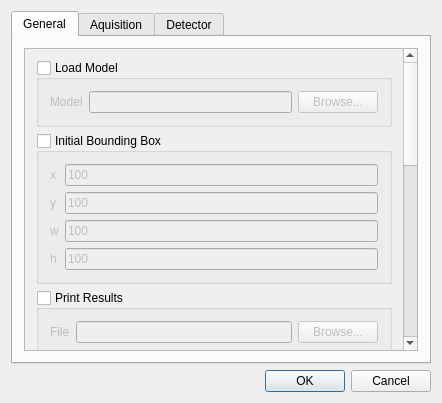
<?xml version="1.0" encoding="UTF-8"?>
<ui version="4.0">
 <class>ConfigDialog</class>
 <widget class="QDialog" name="QOpenTLD">
  <property name="geometry">
   <rect>
    <x>0</x>
    <y>0</y>
    <width>442</width>
    <height>403</height>
   </rect>
  </property>
  <property name="windowTitle">
   <string>QOpenTLD</string>
  </property>
  <property name="windowIcon">
   <iconset resource="../../../res/rcs.qrc">
    <normaloff>:/res/img/opentld.png</normaloff>:/res/img/opentld.png</iconset>
  </property>
  <property name="sizeGripEnabled">
   <bool>false</bool>
  </property>
  <layout class="QVBoxLayout" name="verticalLayout">
   <item>
    <widget class="QTabWidget" name="tabWidget">
     <property name="currentIndex">
      <number>0</number>
     </property>
     <widget class="QWidget" name="tab_general">
      <attribute name="title">
       <string>General</string>
      </attribute>
      <layout class="QHBoxLayout" name="horizontalLayout_3">
       <item>
        <widget class="QScrollArea" name="scrollArea_general">
         <property name="widgetResizable">
          <bool>true</bool>
         </property>
         <widget class="QWidget" name="scrollAreaWidgetContents_general">
          <property name="geometry">
           <rect>
            <x>0</x>
            <y>0</y>
            <width>384</width>
            <height>810</height>
           </rect>
          </property>
          <layout class="QGridLayout" name="gridLayout_3">
           <item row="0" column="0" colspan="2">
            <widget class="QGroupBox" name="groupBox_loadModel">
             <property name="title">
              <string>Load Model</string>
             </property>
             <property name="checkable">
              <bool>true</bool>
             </property>
             <property name="checked">
              <bool>false</bool>
             </property>
             <layout class="QHBoxLayout" name="horizontalLayout_2">
              <item>
               <widget class="QLabel" name="label_modelPath">
                <property name="text">
                 <string>Model</string>
                </property>
               </widget>
              </item>
              <item>
               <widget class="QLineEdit" name="lineEdit_modelPath"/>
              </item>
              <item>
               <widget class="QPushButton" name="pushButton_modelPath">
                <property name="text">
                 <string>Browse...</string>
                </property>
               </widget>
              </item>
             </layout>
            </widget>
           </item>
           <item row="1" column="0" colspan="2">
            <widget class="QGroupBox" name="groupBox_initialBoundingBox">
             <property name="title">
              <string>Initial Bounding Box</string>
             </property>
             <property name="checkable">
              <bool>true</bool>
             </property>
             <property name="checked">
              <bool>false</bool>
             </property>
             <layout class="QGridLayout" name="gridLayout_4">
              <item row="0" column="0">
               <widget class="QLabel" name="label_initialBoundingBoxX">
                <property name="text">
                 <string>x</string>
                </property>
               </widget>
              </item>
              <item row="1" column="0">
               <widget class="QLabel" name="label_initialBoundingBoxY">
                <property name="text">
                 <string>y</string>
                </property>
               </widget>
              </item>
              <item row="2" column="0">
               <widget class="QLabel" name="label_initialBoundingBoxW">
                <property name="text">
                 <string>w</string>
                </property>
               </widget>
              </item>
              <item row="3" column="0">
               <widget class="QLabel" name="label_initialBoundingBoxH">
                <property name="text">
                 <string>h</string>
                </property>
               </widget>
              </item>
              <item row="0" column="1">
               <widget class="QLineEdit" name="lineEdit_initialBoundingBoxX">
                <property name="text">
                 <string>100</string>
                </property>
               </widget>
              </item>
              <item row="1" column="1">
               <widget class="QLineEdit" name="lineEdit_initialBoundingBoxY">
                <property name="text">
                 <string>100</string>
                </property>
               </widget>
              </item>
              <item row="2" column="1">
               <widget class="QLineEdit" name="lineEdit_initialBoundingBoxW">
                <property name="text">
                 <string>100</string>
                </property>
               </widget>
              </item>
              <item row="3" column="1">
               <widget class="QLineEdit" name="lineEdit_initialBoundingBoxH">
                <property name="text">
                 <string>100</string>
                </property>
               </widget>
              </item>
             </layout>
            </widget>
           </item>
           <item row="7" column="0">
            <widget class="QLabel" name="label_theta">
             <property name="text">
              <string>Theta</string>
             </property>
            </widget>
           </item>
           <item row="7" column="1">
            <widget class="QLineEdit" name="lineEdit_theta">
             <property name="text">
              <string>0.8</string>
             </property>
            </widget>
           </item>
           <item row="3" column="0" colspan="2">
            <widget class="QGroupBox" name="groupBox_trajectory">
             <property name="title">
              <string>Trajectory</string>
             </property>
             <property name="checkable">
              <bool>true</bool>
             </property>
             <layout class="QHBoxLayout" name="horizontalLayout_5">
              <item>
               <widget class="QLabel" name="label_trajectory">
                <property name="text">
                 <string>Trajectory Frames</string>
                </property>
               </widget>
              </item>
              <item>
               <widget class="QLineEdit" name="lineEdit_trajectory">
                <property name="text">
                 <string>20</string>
                </property>
               </widget>
              </item>
             </layout>
            </widget>
           </item>
           <item row="9" column="0" colspan="2">
            <widget class="QCheckBox" name="checkBox_learning">
             <property name="text">
              <string>Learning</string>
             </property>
             <property name="checked">
              <bool>true</bool>
             </property>
            </widget>
           </item>
           <item row="8" column="0" colspan="2">
            <widget class="QCheckBox" name="checkBox_selectManually">
             <property name="text">
              <string>Select Manually</string>
             </property>
            </widget>
           </item>
           <item row="10" column="0" colspan="2">
            <widget class="QCheckBox" name="checkBox_showOutput">
             <property name="text">
              <string>Show Output</string>
             </property>
             <property name="checked">
              <bool>true</bool>
             </property>
            </widget>
           </item>
           <item row="11" column="0" colspan="2">
            <widget class="QCheckBox" name="checkBox_showNotConfident">
             <property name="text">
              <string>Show Not Confident</string>
             </property>
             <property name="checked">
              <bool>true</bool>
             </property>
            </widget>
           </item>
           <item row="12" column="0" colspan="2">
            <widget class="QCheckBox" name="checkBox_showColorImage">
             <property name="text">
              <string>Show Color Image</string>
             </property>
            </widget>
           </item>
           <item row="13" column="0" colspan="2">
            <widget class="QCheckBox" name="checkBox_showDetections">
             <property name="text">
              <string>Show Detections</string>
             </property>
            </widget>
           </item>
           <item row="14" column="0" colspan="2">
            <widget class="QCheckBox" name="checkBox_showForeground">
             <property name="text">
              <string>Show Foreground</string>
             </property>
            </widget>
           </item>
           <item row="4" column="0" colspan="2">
            <widget class="QGroupBox" name="groupBox_saveOutput">
             <property name="title">
              <string>Save Output</string>
             </property>
             <property name="checkable">
              <bool>true</bool>
             </property>
             <property name="checked">
              <bool>false</bool>
             </property>
             <layout class="QHBoxLayout" name="horizontalLayout_6">
              <item>
               <widget class="QLabel" name="label_outputDir">
                <property name="text">
                 <string>Directory</string>
                </property>
               </widget>
              </item>
              <item>
               <widget class="QLineEdit" name="lineEdit_outputDir"/>
              </item>
              <item>
               <widget class="QPushButton" name="pushButton_outputDir">
                <property name="text">
                 <string>Browse...</string>
                </property>
               </widget>
              </item>
             </layout>
            </widget>
           </item>
           <item row="2" column="0" colspan="2">
            <widget class="QGroupBox" name="groupBox_printResults">
             <property name="title">
              <string>Print Results</string>
             </property>
             <property name="checkable">
              <bool>true</bool>
             </property>
             <property name="checked">
              <bool>false</bool>
             </property>
             <layout class="QHBoxLayout" name="horizontalLayout_7">
              <item>
               <widget class="QLabel" name="label_printResults">
                <property name="text">
                 <string>File</string>
                </property>
               </widget>
              </item>
              <item>
               <widget class="QLineEdit" name="lineEdit_printResults"/>
              </item>
              <item>
               <widget class="QPushButton" name="pushButton_printResults">
                <property name="text">
                 <string>Browse...</string>
                </property>
               </widget>
              </item>
             </layout>
            </widget>
           </item>
           <item row="6" column="0" colspan="2">
            <widget class="QGroupBox" name="groupBox_printTiming">
             <property name="title">
              <string>Print Timing</string>
             </property>
             <property name="checkable">
              <bool>true</bool>
             </property>
             <property name="checked">
              <bool>false</bool>
             </property>
             <layout class="QHBoxLayout" name="horizontalLayout_8">
              <item>
               <widget class="QLabel" name="label_printTiming">
                <property name="text">
                 <string>File</string>
                </property>
               </widget>
              </item>
              <item>
               <widget class="QLineEdit" name="lineEdit_printTiming"/>
              </item>
              <item>
               <widget class="QPushButton" name="pushButton_printTiming">
                <property name="text">
                 <string>Browse...</string>
                </property>
               </widget>
              </item>
             </layout>
            </widget>
           </item>
           <item row="15" column="0" colspan="2">
            <widget class="QCheckBox" name="checkBox_alternating">
             <property name="text">
              <string>Alternating</string>
             </property>
            </widget>
           </item>
           <item row="16" column="0" colspan="2">
            <widget class="QCheckBox" name="checkBox_exportModel">
             <property name="text">
              <string>Export Model</string>
             </property>
            </widget>
           </item>
          </layout>
         </widget>
        </widget>
       </item>
      </layout>
     </widget>
     <widget class="QWidget" name="tab_aquisition">
      <property name="enabled">
       <bool>true</bool>
      </property>
      <attribute name="title">
       <string>Aquisition</string>
      </attribute>
      <layout class="QHBoxLayout" name="horizontalLayout_4">
       <item>
        <widget class="QScrollArea" name="scrollArea_aquisition">
         <property name="widgetResizable">
          <bool>true</bool>
         </property>
         <widget class="QWidget" name="scrollAreaWidgetContents_aquisition">
          <property name="geometry">
           <rect>
            <x>0</x>
            <y>0</y>
            <width>400</width>
            <height>399</height>
           </rect>
          </property>
          <layout class="QGridLayout" name="gridLayout_9">
           <item row="1" column="2">
            <widget class="QPushButton" name="pushButton_imagePath">
             <property name="enabled">
              <bool>false</bool>
             </property>
             <property name="text">
              <string>Browse...</string>
             </property>
            </widget>
           </item>
           <item row="0" column="0">
            <widget class="QLabel" name="label_method">
             <property name="text">
              <string>Method</string>
             </property>
            </widget>
           </item>
           <item row="1" column="0">
            <widget class="QLabel" name="label_imagePath">
             <property name="enabled">
              <bool>false</bool>
             </property>
             <property name="text">
              <string>File</string>
             </property>
            </widget>
           </item>
           <item row="0" column="1" colspan="2">
            <widget class="QComboBox" name="comboBox_method">
             <item>
              <property name="text">
               <string>Camera</string>
              </property>
             </item>
             <item>
              <property name="text">
               <string>Images</string>
              </property>
             </item>
             <item>
              <property name="text">
               <string>Video</string>
              </property>
             </item>
             <item>
              <property name="text">
               <string>Stream</string>
              </property>
             </item>
            </widget>
           </item>
            <!-- EDIT -->
			<item row="4" column="0" colspan="1">
				<widget class="QGroupBox" name="groupBox_vid">				
					<property name="title">
						<string>Video ID</string>
					</property>
					<layout class="QHBoxLayout" name="horizontalLayout_20">
						<item>
							<widget class="QLabel" name="label_vid">
								<property name="text">
									<string>VID:</string>
								</property>
							</widget>
						</item>
						<item>
							<widget class="QLineEdit" name="lineEdit_vid">
								<property name="text">
									<string>0</string>
								</property>
							</widget>
						</item>
					</layout>
				</widget>
			</item>
			<!-- EDIT -->
           <item row="1" column="1">
            <widget class="QLineEdit" name="lineEdit_imagePath">
             <property name="enabled">
              <bool>false</bool>
             </property>
            </widget>
           </item>
           <item row="3" column="0" colspan="3">
            <widget class="QGroupBox" name="groupBox_lastFrame">
             <property name="title">
              <string>Last Frame</string>
             </property>
             <property name="checkable">
              <bool>true</bool>
             </property>
             <property name="checked">
              <bool>false</bool>
             </property>
             <layout class="QHBoxLayout" name="horizontalLayout_10">
              <item>
               <widget class="QLabel" name="label_lastFrame">
                <property name="text">
                 <string>Last Frame</string>
                </property>
               </widget>
              </item>
              <item>
               <widget class="QLineEdit" name="lineEdit_lastFrame">
                <property name="text">
                 <string>0</string>
                </property>
               </widget>
              </item>
             </layout>
            </widget>
           </item>
          
			
           
           <item row="2" column="0">
            <widget class="QLabel" name="label_startFrame">
             <property name="text">
              <string>Start Frame</string>
             </property>
            </widget>
           </item>
           <item row="2" column="1" colspan="2">
            <widget class="QLineEdit" name="lineEdit_startFrame">
             <property name="text">
              <string>1</string>
             </property>
            </widget>
           </item>
          </layout>
         </widget>
        </widget>
       </item>
      </layout>
     </widget>
     <widget class="QWidget" name="tab_detector">
      <attribute name="title">
       <string>Detector</string>
      </attribute>
      <layout class="QHBoxLayout" name="horizontalLayout_9">
       <item>
        <widget class="QScrollArea" name="scrollArea_detector">
         <property name="widgetResizable">
          <bool>true</bool>
         </property>
         <widget class="QWidget" name="scrollAreaWidgetContents_detector">
          <property name="geometry">
           <rect>
            <x>0</x>
            <y>0</y>
            <width>400</width>
            <height>299</height>
           </rect>
          </property>
          <layout class="QGridLayout" name="gridLayout">
           <item row="0" column="0" colspan="2">
            <widget class="QGroupBox" name="groupBox_proportionalShift">
             <property name="autoFillBackground">
              <bool>false</bool>
             </property>
             <property name="title">
              <string>Proportional Shift</string>
             </property>
             <property name="flat">
              <bool>false</bool>
             </property>
             <property name="checkable">
              <bool>true</bool>
             </property>
             <layout class="QHBoxLayout" name="horizontalLayout">
              <item>
               <widget class="QLabel" name="label_proportionalShift">
                <property name="text">
                 <string>Proportional Shift</string>
                </property>
               </widget>
              </item>
              <item>
               <widget class="QLineEdit" name="lineEdit_proportionalShift">
                <property name="inputMethodHints">
                 <set>Qt::ImhNone</set>
                </property>
                <property name="inputMask">
                 <string/>
                </property>
                <property name="text">
                 <string>0.1</string>
                </property>
               </widget>
              </item>
             </layout>
            </widget>
           </item>
           <item row="1" column="0">
            <widget class="QLabel" name="label_minScale">
             <property name="text">
              <string>Min Scale</string>
             </property>
            </widget>
           </item>
           <item row="1" column="1">
            <widget class="QLineEdit" name="lineEdit_minScale">
             <property name="inputMask">
              <string/>
             </property>
             <property name="text">
              <string>-10</string>
             </property>
            </widget>
           </item>
           <item row="2" column="0">
            <widget class="QLabel" name="label_maxScale">
             <property name="text">
              <string>Max Scale</string>
             </property>
            </widget>
           </item>
           <item row="2" column="1">
            <widget class="QLineEdit" name="lineEdit_maxScale">
             <property name="text">
              <string>10</string>
             </property>
            </widget>
           </item>
           <item row="3" column="0">
            <widget class="QLabel" name="label_numberOfFeatures">
             <property name="text">
              <string>Number of Features</string>
             </property>
            </widget>
           </item>
           <item row="3" column="1">
            <widget class="QLineEdit" name="lineEdit_numberOfFeatures">
             <property name="text">
              <string>10</string>
             </property>
            </widget>
           </item>
           <item row="4" column="0">
            <widget class="QLabel" name="label_numberOfTrees">
             <property name="text">
              <string>Number of Trees</string>
             </property>
            </widget>
           </item>
           <item row="4" column="1">
            <widget class="QLineEdit" name="lineEdit_numberOfTrees">
             <property name="text">
              <string>10</string>
             </property>
            </widget>
           </item>
           <item row="5" column="0">
            <widget class="QLabel" name="label_minSize">
             <property name="text">
              <string>Min Size</string>
             </property>
            </widget>
           </item>
           <item row="5" column="1">
            <widget class="QLineEdit" name="lineEdit_minSize">
             <property name="text">
              <string>25</string>
             </property>
            </widget>
           </item>
          </layout>
         </widget>
        </widget>
       </item>
      </layout>
     </widget>
    </widget>
   </item>
   <item>
    <widget class="QDialogButtonBox" name="buttonBox">
     <property name="standardButtons">
      <set>QDialogButtonBox::Cancel|QDialogButtonBox::Ok</set>
     </property>
    </widget>
   </item>
  </layout>
 </widget>
 <layoutdefault spacing="6" margin="11"/>
 <tabstops>
  <tabstop>pushButton_modelPath</tabstop>
  <tabstop>lineEdit_proportionalShift</tabstop>
  <tabstop>buttonBox</tabstop>
  <tabstop>lineEdit_modelPath</tabstop>
 </tabstops>
 <resources>
  <include location="../../../res/rcs.qrc"/>
 </resources>
 <connections/>
</ui>
